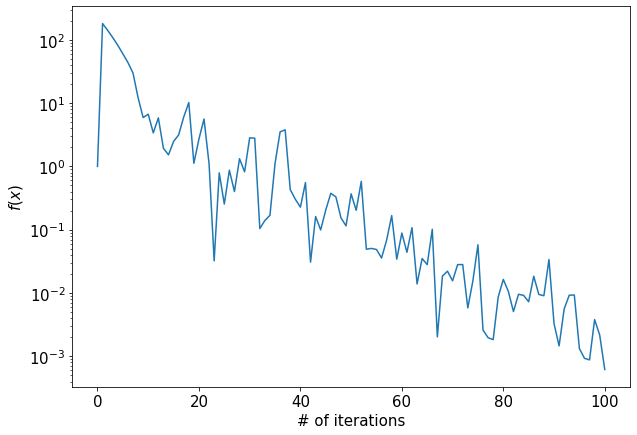

Python code for this plot:
import numpy as np
from vaidya_for_ilya import vaidya, get_init_polytope
import matplotlib.pyplot as plt


n = 5  # Размерность задачи = 5
np.random.seed(0)
x_0 = np.random.randn(n, 1)  # Начальное приближение (слабо влияет на работу алгоритма)
x_0 /= np.linalg.norm(x_0)

y_0 = np.array([1., 2.])  # это просто заглушка, так как пример с обычной оптимизацией, а не седловыми задачами

R = 10.  # Радиус множества, на котором будем минимизировать функцию, т.е. ||x|| <= 10
A_0, b_0 = get_init_polytope(n, R)  # Некоторые начальные параметры алгоритма, зависящие от радиуса множества

K = 100  # Число итераций

# Целевая функция f(x) = ||x||**2
class objective_function:
    def __init__(self):
        pass

    def func(self, x):
        return np.linalg.norm(x) ** 2

    def get_delta_grad(self, x, y):  # градиент. y - заглушка
        return 2 * x, y

objective = objective_function()
best_func_value = np.inf

# подбираем наилучшие параметры алгоритма eta, eps
for eta in [1e3, 1e2, 1e1]:
    for factor in [1e-3, 1e-4]:
        eps = eta * factor

        # Параметр stepsize, скорее всего, подойдёт такой, какой есть. Но если нет, можно менять от 0.01 до 1.
        trajectory, _ = vaidya(A_0, b_0, x_0, y_0, eps, eta, K, objective, stepsize=0.18, verbose=False)

        func_value = objective.func(trajectory[-1])
        if func_value < best_func_value:
            best_func_value = func_value
            best_params = (eta, eps)
            best_traj = trajectory
        print(f"eta = {eta:.0e}, eps = {eps:.0e}, конечное значение функции = {func_value:.3f}")

eta, eps = best_params
print(f"Наименьшее значение функции {best_func_value:.3f} достигается при параметрах eta = {eta:.0e}, eps = {eps:.0e}")
plt.plot([objective.func(x) for x in trajectory])

# Построение графика сходимости
fsize = 15
fig = plt.figure(figsize=(10, 7))
plt.plot([objective.func(x) for x in best_traj])

plt.xticks(fontsize=fsize)
plt.yticks(fontsize=fsize)
plt.yscale('log')
plt.xlabel(r"# of iterations", fontsize=fsize)
plt.ylabel(r"$f(x)$", fontsize=fsize)
plt.savefig(f"toy_example_for_ilya.png", bbox_inches='tight')